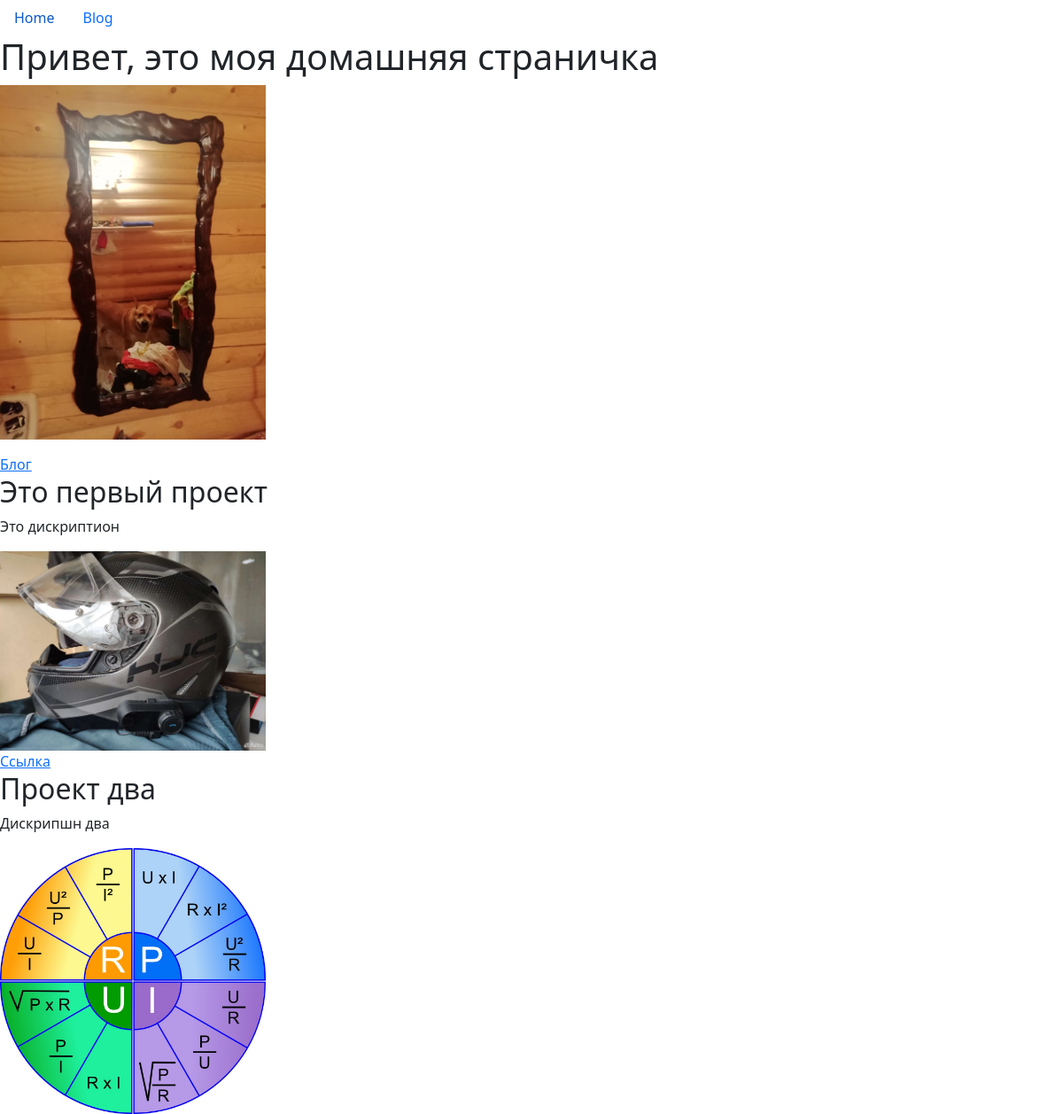
/, run on an earlier commit of the app's database.
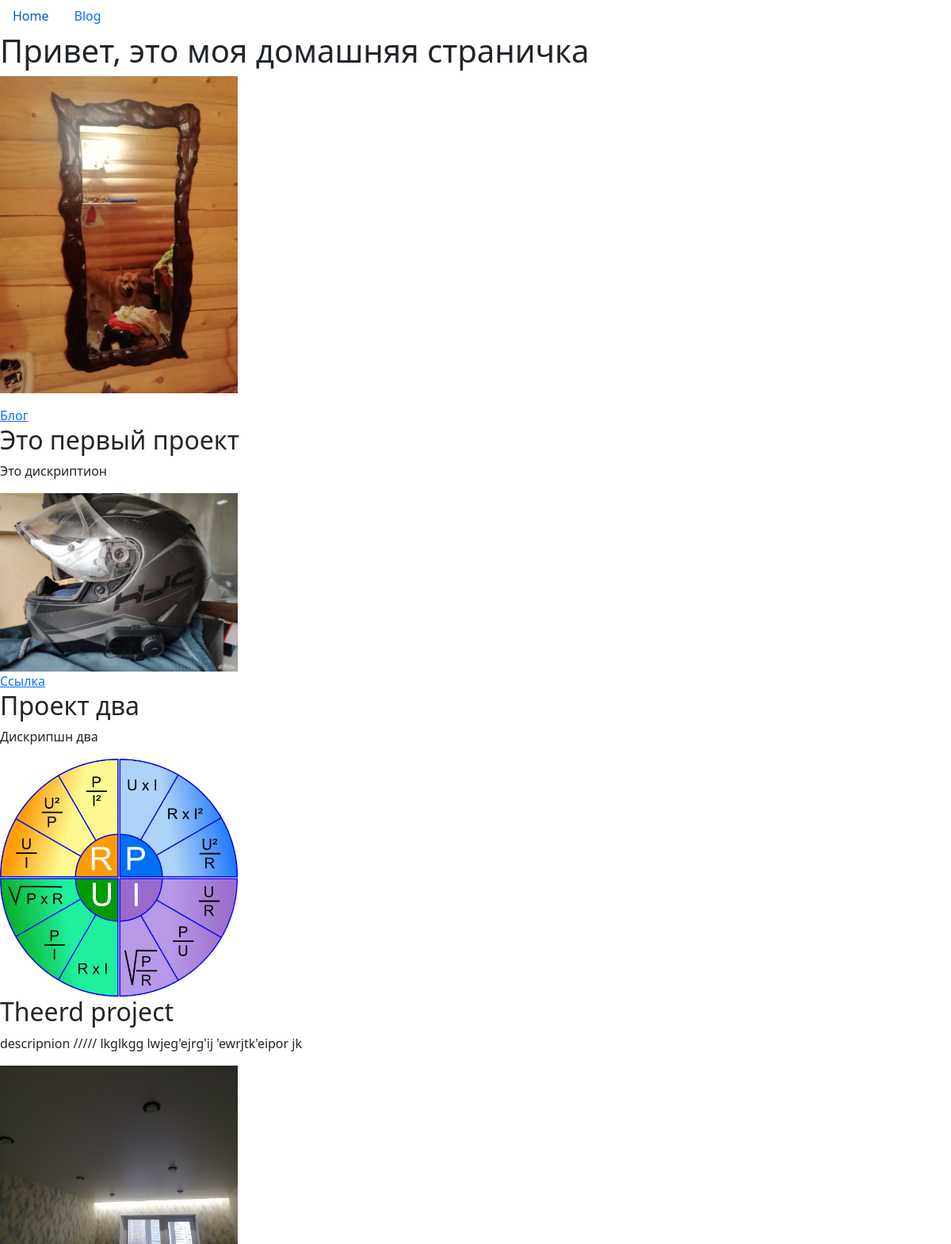
And on a later commit of the database.
### portfolioapp/models.py (models this page shows, shortened)
class Project(models.Model):
    title = models.CharField(max_length=100)
    description = models.CharField(max_length=250)
    image = models.ImageField(upload_to='portfolioapp/images/')
    url = models.URLField(blank=True)

### portfolioapp/views.py (the view)
# urls.py: 2. Add a URL to urlpatterns:  path('', views.home, name='home')
def home(request):
    projects = Project.objects.all()
    return render(request, 'portfolioapp/home.html', {'projects': projects})

### portfolioapp/templates/portfolioapp/home.html (shortened to what this page needs)
{% extends 'portfolioapp/base.html' %}
{% block content %}
    <h1>Привет, это моя домашняя страничка</h1>
{% load static %}
<p><img src="{% static 'portfolioapp/IMG_20190502_121228.jpg' %}" height="400"></p>
<a href="{% url 'blog:all_blogs' %}">Блог</a>
{% for project in projects %}
<h2>{{ project.title }}</h2>
<p>{{ project.description }}</p>
<img src="{{ project.image.url }}" hight="300" width="300">
{% if project.url %}
<br><a href="{{ project.url }}">Ссылка</a>
{% endif %}
{% endfor %}
{% endblock %}

### portfolioapp/templates/portfolioapp/base.html (shortened to what this page needs)
<!doctype html>
<html lang="en">
{% load static %}
  <head>
    <link href="https://cdn.jsdelivr.net/npm/bootstrap@5.3.3/dist/css/bootstrap.min.css" rel="stylesheet">
  </head>
  <body>
  {% include 'portfolioapp/nav.html' %}
  {% block content %}{% endblock %}
  </body>
</html>

### portfolioapp/templates/portfolioapp/nav.html
<ul class="nav">
  <li class="nav-item">
    <a class="nav-link active" aria-current="page" href="{% url 'home' %}">Home</a>
  </li>
  <li class="nav-item">
    <a class="nav-link" href="{% url 'blog:all_blogs' %}">Blog</a>
  </li>
</ul>

What changed in the data, as far as the page shows it:
added Project: title "Theerd project", description "descripnion ///// lkglkgg lwjeg'ejrg'ij 'ewrjtk'eipor jk", image (picture)
